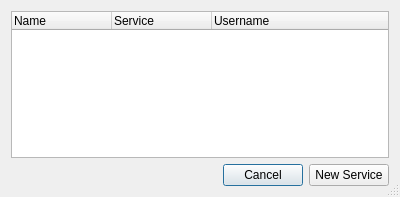
<?xml version="1.0" encoding="UTF-8"?>
<ui version="4.0">
 <class>ToDoListPreferences</class>
 <widget class="QDialog" name="ToDoListPreferences">
  <property name="windowModality">
   <enum>Qt::ApplicationModal</enum>
  </property>
  <property name="geometry">
   <rect>
    <x>0</x>
    <y>0</y>
    <width>400</width>
    <height>197</height>
   </rect>
  </property>
  <property name="windowTitle">
   <string>ToDo List Preferences</string>
  </property>
  <property name="sizeGripEnabled">
   <bool>true</bool>
  </property>
  <property name="modal">
   <bool>true</bool>
  </property>
  <layout class="QVBoxLayout" name="verticalLayout">
   <item>
    <widget class="QTreeWidget" name="serviceList">
     <property name="contextMenuPolicy">
      <enum>Qt::CustomContextMenu</enum>
     </property>
     <column>
      <property name="text">
       <string>Name</string>
      </property>
     </column>
     <column>
      <property name="text">
       <string>Service</string>
      </property>
     </column>
     <column>
      <property name="text">
       <string>Username</string>
      </property>
     </column>
    </widget>
   </item>
   <item>
    <layout class="QHBoxLayout" name="horizontalLayout">
     <item>
      <spacer name="horizontalSpacer">
       <property name="orientation">
        <enum>Qt::Horizontal</enum>
       </property>
       <property name="sizeHint" stdset="0">
        <size>
         <width>40</width>
         <height>20</height>
        </size>
       </property>
      </spacer>
     </item>
     <item>
      <widget class="QPushButton" name="cancelButton">
       <property name="text">
        <string>Cancel</string>
       </property>
      </widget>
     </item>
     <item>
      <widget class="QPushButton" name="addServiceButton">
       <property name="text">
        <string>New Service</string>
       </property>
      </widget>
     </item>
    </layout>
   </item>
  </layout>
 </widget>
 <resources/>
 <connections/>
</ui>
